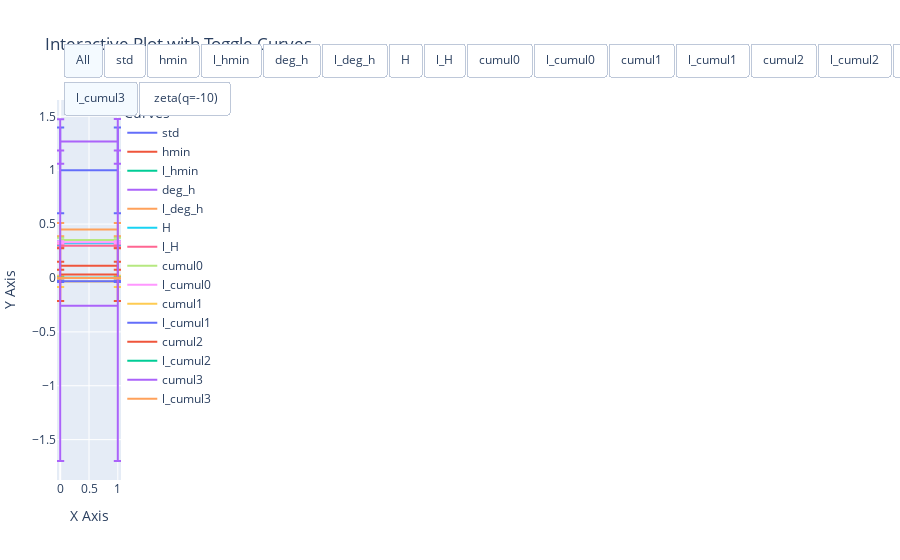

Write notebook code for a chart like this one.
### Code cell
dyn_plot(signals_mean, signals_std, label=list(columns), x=list(range(len(qs))))

### Figure 1 — Plotly figure (JSON) as saved in the notebook; plotly's stock layout.template omitted (floating-point values rounded to 4 significant figures)
{"data": [{"error_y": {"array": [0.3977, 0.3977], "type": "data", "visible": true}, "mode": "lines", "name": "std", "type": "scatter", "x": [0, 1], "y": [0.9993, 0.9993]}, {"error_y": {"array": [0.03734, 0.03734], "type": "data", "visible": true}, "mode": "lines", "name": "hmin", "type": "scatter", "x": [0, 1], "y": [0.1141, 0.1141]}, {"error_y": {"array": [null, null], "type": "data", "visible": true}, "mode": "lines", "name": "l_hmin", "type": "scatter", "x": [0, 1], "y": [null, null]}, {"error_y": {"array": [0.207, 0.2081], "type": "data", "visible": true}, "mode": "lines", "name": "deg_h", "type": "scatter", "x": [0, 1], "y": [1.266, 1.267]}, {"error_y": {"array": [0.06215, 0.06217], "type": "data", "visible": true}, "mode": "lines", "name": "l_deg_h", "type": "scatter", "x": [0, 1], "y": [0.4489, 0.4489]}, {"error_y": {"array": [0.01853, 0.01853], "type": "data", "visible": true}, "mode": "lines", "name": "H", "type": "scatter", "x": [0, 1], "y": [0.3218, 0.3218]}, {"error_y": {"array": [0.0143, 0.0143], "type": "data", "visible": true}, "mode": "lines", "name": "l_H", "type": "scatter", "x": [0, 1], "y": [0.2996, 0.2996]}, {"error_y": {"array": [0.02188, 0.02188], "type": "data", "visible": true}, "mode": "lines", "name": "cumul0", "type": "scatter", "x": [0, 1], "y": [0.3512, 0.3512]}, {"error_y": {"array": [0.01125, 0.01125], "type": "data", "visible": true}, "mode": "lines", "name": "l_cumul0", "type": "scatter", "x": [0, 1], "y": [0.3304, 0.3304]}, {"error_y": {"array": [0.05244, 0.05244], "type": "data", "visible": true}, "mode": "lines", "name": "cumul1", "type": "scatter", "x": [0, 1], "y": [-0.03191, -0.03191]}, {"error_y": {"array": [0.006316, 0.006316], "type": "data", "visible": true}, "mode": "lines", "name": "l_cumul1", "type": "scatter", "x": [0, 1], "y": [-0.03108, -0.03108]}, {"error_y": {"array": [0.2444, 0.2444], "type": "data", "visible": true}, "mode": "lines", "name": "cumul2", "type": "scatter", "x": [0, 1], "y": [0.03105, 0.03105]}, {"error_y": {"array": [0.00423, 0.00423], "type": "data", "visible": true}, "mode": "lines", "name": "l_cumul2", "type": "scatter", "x": [0, 1], "y": [0.001126, 0.001126]}, {"error_y": {"array": [1.44, 1.44], "type": "data", "visible": true}, "mode": "lines", "name": "cumul3", "type": "scatter", "x": [0, 1], "y": [-0.258, -0.258]}, {"error_y": {"array": [0.003247, 0.003247], "type": "data", "visible": true}, "mode": "lines", "name": "l_cumul3", "type": "scatter", "x": [0, 1], "y": [-0.00096, -0.00096]}], "layout": {"legend": {"title": {"text": "Curves"}}, "title": {"text": "Interactive Plot with Toggle Curves"}, "updatemenus": [{"buttons": [{"args": [{"visible": [true, true, true, true, true, true, true, true, true, true, true, true, true, true, true]}], "label": "All", "method": "update"}, {"args": [{"visible": [true, false, false, false, false, false, false, false, false, false, false, false, false, false, false]}], "label": "std", "method": "update"}, {"args": [{"visible": [false, true, false, false, false, false, false, false, false, false, false, false, false, false, false]}], "label": "hmin", "method": "update"}, {"args": [{"visible": [false, false, true, false, false, false, false, false, false, false, false, false, false, false, false]}], "label": "l_hmin", "method": "update"}, {"args": [{"visible": [false, false, false, true, false, false, false, false, false, false, false, false, false, false, false]}], "label": "deg_h", "method": "update"}, {"args": [{"visible": [false, false, false, false, true, false, false, false, false, false, false, false, false, false, false]}], "label": "l_deg_h", "method": "update"}, {"args": [{"visible": [false, false, false, false, false, true, false, false, false, false, false, false, false, false, false]}], "label": "H", "method": "update"}, {"args": [{"visible": [false, false, false, false, false, false, true, false, false, false, false, false, false, false, false]}], "label": "l_H", "method": "update"}, {"args": [{"visible": [false, false, false, false, false, false, false, true, false, false, false, false, false, false, false]}], "label": "cumul0", "method": "update"}, {"args": [{"visible": [false, false, false, false, false, false, false, false, true, false, false, false, false, false, false]}], "label": "l_cumul0", "method": "update"}, {"args": [{"visible": [false, false, false, false, false, false, false, false, false, true, false, false, false, false, false]}], "label": "cumul1", "method": "update"}, {"args": [{"visible": [false, false, false, false, false, false, false, false, false, false, true, false, false, false, false]}], "label": "l_cumul1", "method": "update"}, {"args": [{"visible": [false, false, false, false, false, false, false, false, false, false, false, true, false, false, false]}], "label": "cumul2", "method": "update"}, {"args": [{"visible": [false, false, false, false, false, false, false, false, false, false, false, false, true, false, false]}], "label": "l_cumul2", "method": "update"}, {"args": [{"visible": [false, false, false, false, false, false, false, false, false, false, false, false, false, true, false]}], "label": "cumul3", "method": "update"}], "direction": "right", "type": "buttons", "x": 0.1, "xanchor": "left", "y": 1.15, "yanchor": "top"}, {"buttons": [{"args": [{"visible": [false, false, false, false, false, false, false, false, false, false, false, false, false, false, true]}], "label": "l_cumul3", "method": "update"}, {"args": [{"visible": [false, false, false, false, false, false, false, false, false, false, false, false, false, false, false]}], "label": " zeta(q=-10)", "method": "update"}], "direction": "right", "type": "buttons", "x": 0.1, "xanchor": "left", "y": 1.05, "yanchor": "top"}], "xaxis": {"title": {"text": "X Axis"}}, "yaxis": {"title": {"text": "Y Axis"}}}}
